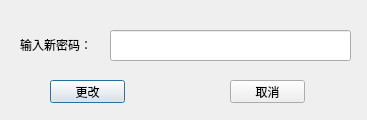
<?xml version="1.0" encoding="UTF-8"?>
<ui version="4.0">
 <class>setcheck</class>
 <widget class="QDialog" name="setcheck">
  <property name="geometry">
   <rect>
    <x>0</x>
    <y>0</y>
    <width>367</width>
    <height>120</height>
   </rect>
  </property>
  <property name="windowTitle">
   <string>设置登录密码</string>
  </property>
  <property name="windowIcon">
   <iconset resource="ico.qrc">
    <normaloff>:/img/ico</normaloff>:/img/ico</iconset>
  </property>
  <widget class="QPushButton" name="ok">
   <property name="geometry">
    <rect>
     <x>50</x>
     <y>80</y>
     <width>75</width>
     <height>23</height>
    </rect>
   </property>
   <property name="text">
    <string>更改</string>
   </property>
  </widget>
  <widget class="QLineEdit" name="lineEdit">
   <property name="geometry">
    <rect>
     <x>110</x>
     <y>30</y>
     <width>241</width>
     <height>31</height>
    </rect>
   </property>
  </widget>
  <widget class="QPushButton" name="no">
   <property name="geometry">
    <rect>
     <x>230</x>
     <y>80</y>
     <width>75</width>
     <height>23</height>
    </rect>
   </property>
   <property name="text">
    <string>取消</string>
   </property>
  </widget>
  <widget class="QLabel" name="label">
   <property name="geometry">
    <rect>
     <x>20</x>
     <y>30</y>
     <width>81</width>
     <height>31</height>
    </rect>
   </property>
   <property name="text">
    <string>&lt;html&gt;&lt;head/&gt;&lt;body&gt;&lt;p&gt;输入新密码：&lt;/p&gt;&lt;/body&gt;&lt;/html&gt;</string>
   </property>
  </widget>
 </widget>
 <resources>
  <include location="ico.qrc"/>
 </resources>
 <connections/>
</ui>
